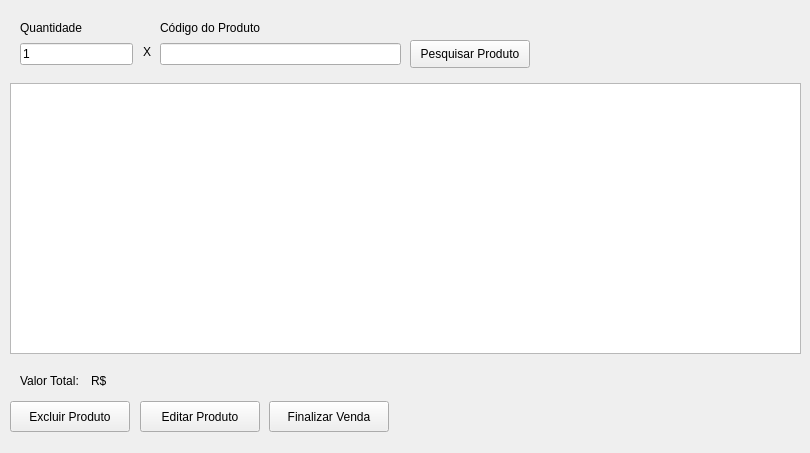
<?xml version="1.0" encoding="UTF-8"?>
<ui version="4.0">
 <class>fm_novavenda</class>
 <widget class="QDialog" name="fm_novavenda">
  <property name="geometry">
   <rect>
    <x>0</x>
    <y>0</y>
    <width>810</width>
    <height>453</height>
   </rect>
  </property>
  <property name="windowTitle">
   <string>Dialog</string>
  </property>
  <property name="styleSheet">
   <string notr="true">QDialog{
	background-image:url(:/imagens/cadeado/fundo.png);
}

</string>
  </property>
  <widget class="QLineEdit" name="txt_qtde">
   <property name="geometry">
    <rect>
     <x>20</x>
     <y>43</y>
     <width>113</width>
     <height>22</height>
    </rect>
   </property>
   <property name="text">
    <string>1</string>
   </property>
  </widget>
  <widget class="QLineEdit" name="txt_codproduto">
   <property name="geometry">
    <rect>
     <x>160</x>
     <y>43</y>
     <width>241</width>
     <height>22</height>
    </rect>
   </property>
  </widget>
  <widget class="QLabel" name="label">
   <property name="geometry">
    <rect>
     <x>20</x>
     <y>20</y>
     <width>81</width>
     <height>16</height>
    </rect>
   </property>
   <property name="text">
    <string>Quantidade</string>
   </property>
  </widget>
  <widget class="QLabel" name="label_2">
   <property name="geometry">
    <rect>
     <x>143</x>
     <y>44</y>
     <width>16</width>
     <height>16</height>
    </rect>
   </property>
   <property name="text">
    <string>X</string>
   </property>
  </widget>
  <widget class="QLabel" name="label_3">
   <property name="geometry">
    <rect>
     <x>160</x>
     <y>20</y>
     <width>111</width>
     <height>16</height>
    </rect>
   </property>
   <property name="text">
    <string>Código do Produto</string>
   </property>
  </widget>
  <widget class="QTableWidget" name="tw_listaprodutos">
   <property name="geometry">
    <rect>
     <x>10</x>
     <y>83</y>
     <width>791</width>
     <height>271</height>
    </rect>
   </property>
  </widget>
  <widget class="QLabel" name="label_4">
   <property name="geometry">
    <rect>
     <x>20</x>
     <y>373</y>
     <width>81</width>
     <height>16</height>
    </rect>
   </property>
   <property name="text">
    <string>Valor Total:</string>
   </property>
  </widget>
  <widget class="QLabel" name="lb_totalvenda">
   <property name="geometry">
    <rect>
     <x>91</x>
     <y>373</y>
     <width>111</width>
     <height>16</height>
    </rect>
   </property>
   <property name="text">
    <string>R$</string>
   </property>
  </widget>
  <widget class="QPushButton" name="btn_excluirproduto">
   <property name="geometry">
    <rect>
     <x>10</x>
     <y>401</y>
     <width>120</width>
     <height>31</height>
    </rect>
   </property>
   <property name="text">
    <string>Excluir Produto</string>
   </property>
   <property name="autoDefault">
    <bool>false</bool>
   </property>
  </widget>
  <widget class="QPushButton" name="btn_editarproduto">
   <property name="geometry">
    <rect>
     <x>140</x>
     <y>401</y>
     <width>120</width>
     <height>31</height>
    </rect>
   </property>
   <property name="text">
    <string>Editar Produto</string>
   </property>
   <property name="autoDefault">
    <bool>false</bool>
   </property>
  </widget>
  <widget class="QPushButton" name="btn_finalizarvenda">
   <property name="geometry">
    <rect>
     <x>269</x>
     <y>401</y>
     <width>120</width>
     <height>31</height>
    </rect>
   </property>
   <property name="styleSheet">
    <string notr="true">QDialog{
	background-image:url(:/imagens/cadeado/fundo.png);
}</string>
   </property>
   <property name="text">
    <string>Finalizar Venda</string>
   </property>
   <property name="autoDefault">
    <bool>false</bool>
   </property>
  </widget>
  <widget class="QPushButton" name="pushButton_4">
   <property name="geometry">
    <rect>
     <x>410</x>
     <y>40</y>
     <width>120</width>
     <height>28</height>
    </rect>
   </property>
   <property name="text">
    <string>Pesquisar Produto</string>
   </property>
   <property name="autoDefault">
    <bool>false</bool>
   </property>
  </widget>
 </widget>
 <resources/>
 <connections/>
</ui>
